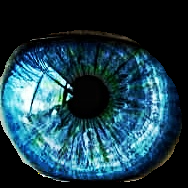
#> input picture Augumentic Reality/blue.png, 188 x 188 px
$ python eye.py
#> lines starting #> are read from the running program, lines starting #| are printed output that depends on the picture
# [28 lines of commented-out code are left out]


import cv2
import numpy as np

# Load the video
video = cv2.VideoCapture(0)

# Load the eye cascade classifier
eye_cascade = cv2.CascadeClassifier('haarcascade_eye.xml')

# Load the filter image
filter = cv2.cvtColor(cv2.imread('blue.png'), cv2.COLOR_BGR2RGB)

# Output video file configuration
output_file = 'output_video.mp4'
fps = video.get(cv2.CAP_PROP_FPS)
width = int(video.get(cv2.CAP_PROP_FRAME_WIDTH))
height = int(video.get(cv2.CAP_PROP_FRAME_HEIGHT))
fourcc = cv2.VideoWriter_fourcc(*'mp4v')
out = cv2.VideoWriter(output_file, fourcc, fps, (width, height))

while True:
    # Read the next frame from the video
    ret, frame = video.read()
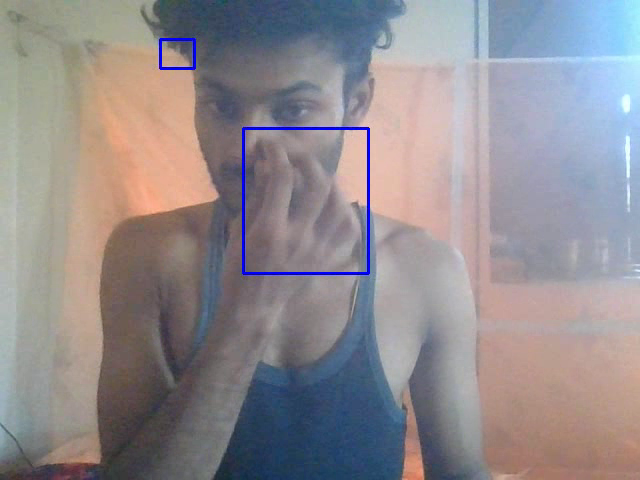
#> input picture frame 22 of Motion-Detection/output_video.mp4, 640 x 480 px, given in place of the camera
#> frame is the input picture: shape (480, 640, 3); mean B, G, R 143.7, 139.7, 145.3

    # Break if no frame is read
    if not ret:
        break

    # Convert the frame to RGB
    frame = cv2.cvtColor(frame, cv2.COLOR_BGR2RGB)

    # Convert the frame to grayscale
    gray = cv2.cvtColor(frame, cv2.COLOR_BGR2GRAY)
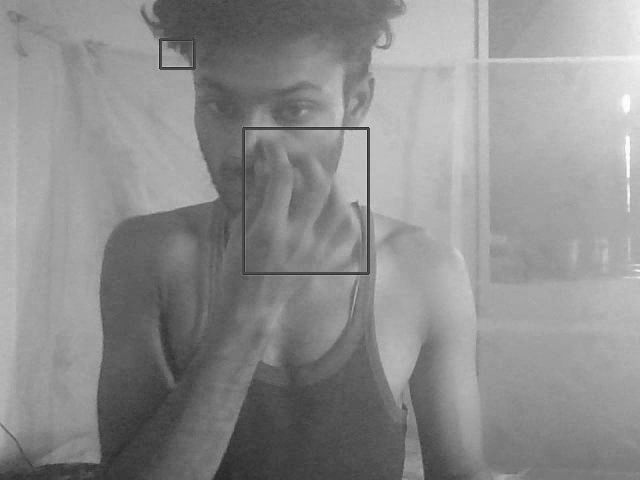
#> gray: shape (480, 640); min 35, max 253, mean 141.5

    # Detect eyes in the frame
    eyes = eye_cascade.detectMultiScale(gray)
#> eyes = ()

    for x, y, w, h in eyes:
        # Calculate the center coordinates of the detected eye
        center_x = x + w // 2
        center_y = y + h // 2

        # Calculate the size of the filter based on the size of the detected eye region
        filter_size = max(w, h)
        filter_resized = cv2.resize(filter, (filter_size, filter_size))

        # Calculate the region of the frame to apply the filter
        region_x = center_x - filter_size // 2
        region_y = center_y - filter_size // 2
        region = frame[region_y:region_y + filter_size, region_x:region_x + filter_size]

        # Calculate the alpha values for blending the filter with the frame
        alpha_filter = filter_resized[:, :, 2] / 255
        alpha_back = 1 - alpha_filter

        # Apply the filter to the region of the frame
        for c in range(0, 3):
            region[:, :, c] = (alpha_back * region[:, :, c] + alpha_filter * filter_resized[:, :, c])
#> this loop made 0 passes

    # Convert the frame back to BGR for writing to the output video
    frame = cv2.cvtColor(frame, cv2.COLOR_RGB2BGR)

    # Write the frame to the output video file
    out.write(frame)

    # Display the processed frame
    cv2.imshow('Video', frame)

    # Break the loop if 'q' is pressed
    if cv2.waitKey(1) & 0xFF == ord('q'):
#> (key q is pressed here)
        break

# Release the video capture and writer objects
video.release()
out.release()

# Close all windows
cv2.destroyAllWindows()
